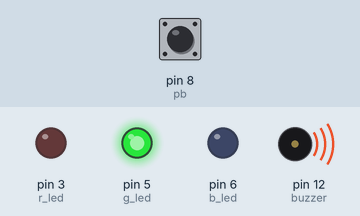
Simulated run of this sketch. Board: Arduino Uno, built with avr-gcc and run on an emulated ATmega328P. On the bench: output pins drawn as LEDs (lit = HIGH), buzzer (waves = sounding, pin HIGH). The test bench sets the inputs (shaded band); at power-on: pin 8 (pb) HIGH.

Above: at 2.1 s.
At 6.8 s:
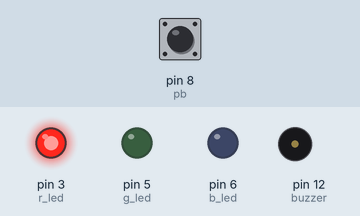
6.9 s: pin 8 (pb) pulled LOW for 3 s
At 7.5 s:
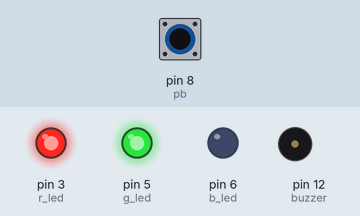
Timing chart, 0 to 23.5 s (numbered marks = the images above; inputs shaded):
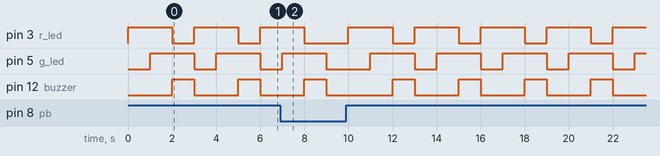

Measured:
- by itself, pin 3 (r_led): repeats every 3.0 s: HIGH 2.0 s, LOW 1.0 s

The sketch:

traffic_light_with_pb_and_buzzer.ino
```cpp
/********************************************************************
Engineer : Omar Elsobkey
Version  : 1.0
Date     : 12/1/2021
********************************************************************/

#define pb 8
#define r_led 3
#define g_led 5
#define b_led 6
#define buzzer 12

bool pb_state;

void setup() {
  // put your setup code here, to run once:
  pinMode(pb, INPUT_PULLUP);
  pinMode(r_led, OUTPUT);
  pinMode(g_led, OUTPUT);
  pinMode(b_led, OUTPUT);
  pinMode(buzzer, OUTPUT);
}

void loop() {
  // put your main code here, to run repeatedly:
  pb_state = digitalRead(pb);
  if (pb_state) {
    led(255, 0, 0);
    led(255, 255, 0);
    digitalWrite(buzzer, HIGH);
    led(0, 255, 0);
    digitalWrite(buzzer, LOW);
  }
  else {
    led(0, 0, 0);
  }
}

void led(int red, int green, int blue) {
  analogWrite(r_led, red);
  analogWrite(g_led, green);
  analogWrite(b_led, blue);
  delay(1000);
}
```
